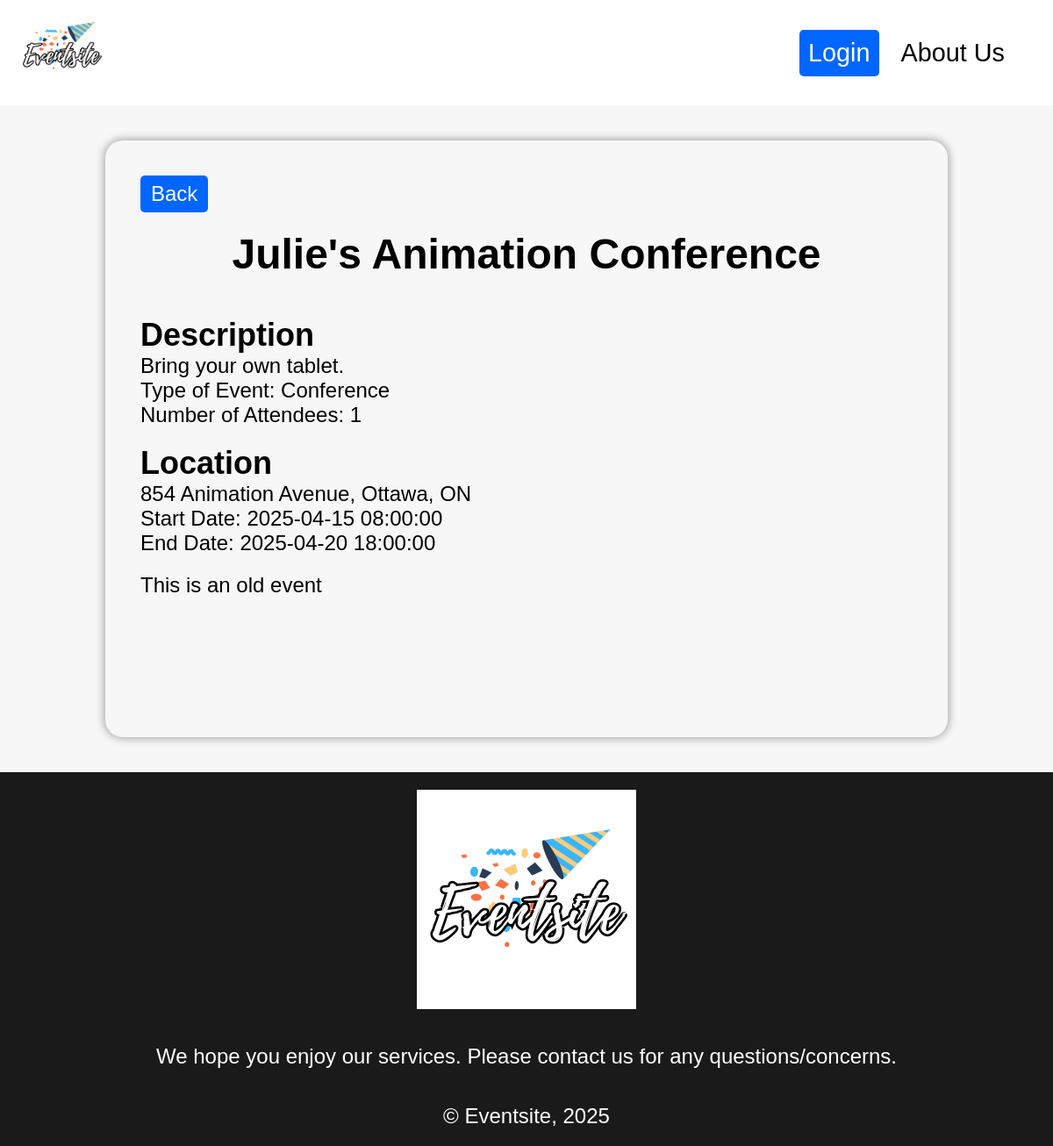
The page /public/server/displayevent.php?eventid=2 on the database its author committed.
### tables this page shows
CREATE TABLE IF NOT EXISTS `EVENT` (
    Event_Id INT AUTO_INCREMENT,
    Event_Name VARCHAR(100) NOT NULL,
    Event_Description TEXT NOT NULL,
    Event_Type_Id INT NOT NULL,
    Start_Date DATETIME NOT NULL,
    End_Date DATETIME NOT NULL,
    Visibility ENUM('Public','Private') NOT NULL,
    Address VARCHAR(255) NOT NULL,
    City VARCHAR(100) NOT NULL,
    Province VARCHAR(100) NOT NULL,
    Postal_Code VARCHAR(20) NOT NULL,
    CONSTRAINT EventPK PRIMARY KEY (`Event_ID`),
    CONSTRAINT Event_Event_IdFK FOREIGN KEY (`Event_Type_Id`) 
      REFERENCES `event_type`(`Event_Type_Id`) 
        ON UPDATE NO ACTION
        ON DELETE NO ACTION
);

CREATE TABLE IF NOT EXISTS `EVENT_TYPE` (
  Event_Type_Id INT AUTO_INCREMENT,
  Type VARCHAR(50) NOT NULL,
  CONSTRAINT Event_Type_IdPK PRIMARY KEY (`Event_Type_Id`)
);

### private/functions/connection.php (called while the page is built, shortened)
<?php
function confirm_not_empty($result_set) {
  if(mysqli_num_rows($result_set) > 0) {
    return true;
  }
  else {
    return false;
  }
}
?>

### public/server/displayevent.php (the view, shortened to what this page needs)
<?php
  require_once "../../private/functions/connection.php";
  $database = db_connect();
?>
<!DOCTYPE html>
<html lang="en">
<head>
  <link rel="stylesheet" href="../css/general.css" type="text/css">
</head>
<body>
  <?php
    if(isset($_SESSION["Email"])) {
      include "../../private/functions/loggedinheader.php";
    }
    else {
      include "../../private/functions/header.php";
    }
  ?>
  <main class="displayeventbox">
    <?php
      if(isset($_SESSION["Email"])) {
        echo '<a class="smallbutton" href="browse.php">Back to Home</a>';
      }
      else {
        echo '<button class="backbutton" onclick="history.back()">Back</button>';
      }
      $eventid = $_GET['eventid'];
      $sql = "SELECT * FROM EVENT JOIN USER_EVENT ON EVENT.Event_Id = USER_EVENT.Event_Id ";
      $sql .= "JOIN USER ON USER.Email_Address = USER_EVENT.Email_Address ";
      $sql .= "JOIN EVENT_TYPE ON EVENT.Event_Type_Id = EVENT_TYPE.Event_Type_Id ";
      $sql .= "WHERE EVENT.Event_Id = $eventid AND USER_EVENT.Relationship = 'Owner';";
      $result_set = mysqli_query($database, $sql);
      $countsql = "SELECT COUNT(*) AS Attending ";
      $countsql .= "FROM EVENT JOIN USER_EVENT ON EVENT.Event_Id = USER_EVENT.Event_Id ";
      $countsql .= "WHERE Relationship = 'Participant' AND ";
      $countsql .= 'EVENT.Event_Id = ' . $eventid . ';';
      $count_result_set = mysqli_query($database, $countsql);
      $attending = mysqli_num_rows($count_result_set);
      if (confirm_not_empty($result_set)) {
        $result = mysqli_fetch_assoc($result_set);
        echo '<h1>' . $result['Event_Name'] . '</h1>';
        echo '<section>';
        echo '<h2>Description</h2>';
        echo '<p>' . $result['Event_Description'] . '</p>';
        echo '<p>Type of Event: ' . $result['Type'] . '</p>';
        echo '<p>Number of Attendees: ' . $attending . '</p>';
        echo '</section>';
        echo '<section>';
        echo '<h2>Location</h2>';
        echo '<p>' . $result['Address'] . ', ' .$result['City'] . ', '
                  . $result['Province'] . '</p>';
        echo '<p>Start Date: ' . $result['Start_Date'] . '</p>';
        echo '<p>End Date: ' . $result['End_Date'] . '</p>';
        echo '</section>';
      }
      else {
        echo 'No event information found.';
      }
      $End_Date = strtotime($result['End_Date']);
      $Current_Time = $_SERVER['REQUEST_TIME'];
      if (!isset($_SESSION["Email"]) && $End_Date > $Current_Time) {
        echo '<a class="smallbutton" href="login.php?eventid='
              . $eventid . '">Log in to Register for this Event</a>';
      }
      elseif (!confirm_not_empty($relationship_result_set) && $End_Date > $Current_Time) {
        echo '<a class="smallbutton" href="validateregister.php?eventid='
              . $eventid . '">Register for this Event</a>';
      }
      elseif ($relationship_result['Relationship'] === "Participant" && $End_Date > $Current_Time) {
        echo '<a class="smallbutton" id="deletebutton" href="validateregister.php?eventid='
                . $eventid . '">Cancel Registration</a>';
      }
      else {
        echo "<p>This is an old event</p>";
      }
    ?>
  </main>
  <?php
    include "../../private/functions/footer.php";
  ?>
</body>

### public/css/general.css (style rules this page uses)
* { margin:0; padding:0; }
body { position:relative; background-color: #f7f7f7; font-size:24px; font-family:'Gill Sans', 'Gill Sans MT', Calibri, 'Trebuchet MS', sans-serif; }
main { position:relative; box-sizing:border-box; min-height:85vh; }
h1 { text-align:center; margin-bottom:0.5em; }
button { background-color:rgb(0, 102, 255); color:white; padding:0.3em 0.5em; border-radius:5px; border:none; font-size:1em; cursor:pointer; width:100%; }
.backbutton { width:fit-content; }
.displayeventbox, .displayaccountbox, .aboutusbox { margin:40px auto; box-sizing:border-box; width:80%; padding: 40px; border-radius:20px; box-shadow: 0px 0px 10px 2px rgb(173, 172, 172); display:flex; flex-direction:column; gap:20px; }

### rows shown on the page
event: Event_Name "Julie's Animation Conference", Event_Description "Bring your own tablet.", Event_Type_Id.Type "Conference", Address "854 Animation Avenue", City "Ottawa", Province "ON", Start_Date "2025-04-15 08:00:00", End_Date "2025-04-20 18:00:00"

### other values the page prints
$attending "1"
